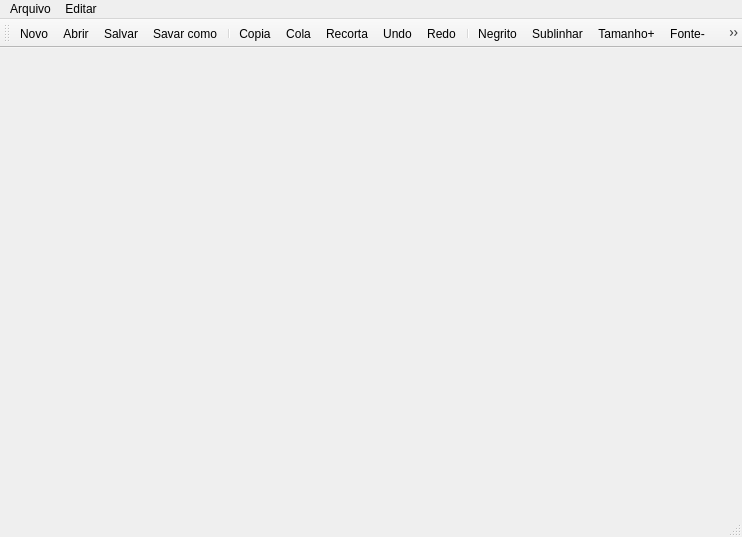
<?xml version="1.0" encoding="UTF-8"?>
<ui version="4.0">
 <class>Editor</class>
 <widget class="QMainWindow" name="Editor">
  <property name="geometry">
   <rect>
    <x>0</x>
    <y>0</y>
    <width>742</width>
    <height>537</height>
   </rect>
  </property>
  <property name="windowTitle">
   <string>Editor</string>
  </property>
  <widget class="QWidget" name="centralWidget">
   <layout class="QVBoxLayout" name="verticalLayout">
    <item>
     <widget class="QTabWidget" name="tabWidget">
      <property name="documentMode">
       <bool>true</bool>
      </property>
      <property name="tabsClosable">
       <bool>true</bool>
      </property>
     </widget>
    </item>
   </layout>
  </widget>
  <widget class="QMenuBar" name="menuBar">
   <property name="geometry">
    <rect>
     <x>0</x>
     <y>0</y>
     <width>742</width>
     <height>20</height>
    </rect>
   </property>
   <widget class="QMenu" name="menuPrograma">
    <property name="title">
     <string>Arquivo</string>
    </property>
    <addaction name="actionNovo"/>
    <addaction name="actionAbrir"/>
    <addaction name="actionSalvar"/>
    <addaction name="actionSavar_como"/>
    <addaction name="actionFechar"/>
   </widget>
   <widget class="QMenu" name="menuEditar">
    <property name="title">
     <string>Editar</string>
    </property>
    <addaction name="action_Negrito"/>
    <addaction name="actionSublinhar"/>
    <addaction name="action_Italico"/>
    <addaction name="actionFonte"/>
    <addaction name="actionTamanho"/>
   </widget>
   <addaction name="menuPrograma"/>
   <addaction name="menuEditar"/>
  </widget>
  <widget class="QToolBar" name="mainToolBar">
   <attribute name="toolBarArea">
    <enum>TopToolBarArea</enum>
   </attribute>
   <attribute name="toolBarBreak">
    <bool>false</bool>
   </attribute>
   <addaction name="actionNovo"/>
   <addaction name="actionAbrir"/>
   <addaction name="actionSalvar"/>
   <addaction name="actionSavar_como"/>
   <addaction name="separator"/>
   <addaction name="actionCopia"/>
   <addaction name="actionCola"/>
   <addaction name="actionRecorta"/>
   <addaction name="actionUndo"/>
   <addaction name="actionRedo"/>
   <addaction name="separator"/>
   <addaction name="action_Negrito"/>
   <addaction name="actionSublinhar"/>
   <addaction name="actionTamanho"/>
   <addaction name="actionFonte"/>
   <addaction name="action_Italico"/>
  </widget>
  <widget class="QStatusBar" name="statusBar"/>
  <action name="actionAbrir">
   <property name="icon">
    <iconset resource="recursos.qrc">
     <normaloff>:/recursos/6098_32x32.png</normaloff>:/recursos/6098_32x32.png</iconset>
   </property>
   <property name="text">
    <string>&amp;Abrir</string>
   </property>
  </action>
  <action name="actionSalvar">
   <property name="icon">
    <iconset resource="recursos.qrc">
     <normaloff>:/recursos/1295_64x64.png</normaloff>:/recursos/1295_64x64.png</iconset>
   </property>
   <property name="text">
    <string>Sal&amp;var</string>
   </property>
  </action>
  <action name="actionFechar">
   <property name="icon">
    <iconset resource="recursos.qrc">
     <normaloff>:/recursos/7660_64x64.png</normaloff>:/recursos/7660_64x64.png</iconset>
   </property>
   <property name="text">
    <string>Fechar</string>
   </property>
  </action>
  <action name="actionSair">
   <property name="icon">
    <iconset resource="recursos.qrc">
     <normaloff>:/recursos/cloud_64x64.png</normaloff>:/recursos/cloud_64x64.png</iconset>
   </property>
   <property name="text">
    <string>Sair</string>
   </property>
  </action>
  <action name="action_Negrito">
   <property name="icon">
    <iconset resource="recursos.qrc">
     <normaloff>:/recursos/Text-Formatting-Bold-icon.png</normaloff>:/recursos/Text-Formatting-Bold-icon.png</iconset>
   </property>
   <property name="text">
    <string>&amp;Negrito</string>
   </property>
   <property name="toolTip">
    <string>negrito</string>
   </property>
  </action>
  <action name="actionSublinhar">
   <property name="icon">
    <iconset resource="recursos.qrc">
     <normaloff>:/recursos/Actions-format-text-underline-icon.png</normaloff>:/recursos/Actions-format-text-underline-icon.png</iconset>
   </property>
   <property name="text">
    <string>Sublinhar</string>
   </property>
   <property name="toolTip">
    <string>Sublinhar</string>
   </property>
  </action>
  <action name="actionTamanho">
   <property name="icon">
    <iconset resource="recursos.qrc">
     <normaloff>:/recursos/Text-Formatting-Increase-font-icon.png</normaloff>:/recursos/Text-Formatting-Increase-font-icon.png</iconset>
   </property>
   <property name="text">
    <string>Tamanho+</string>
   </property>
   <property name="toolTip">
    <string>Tamanho+</string>
   </property>
  </action>
  <action name="actionFonte">
   <property name="icon">
    <iconset resource="recursos.qrc">
     <normaloff>:/recursos/Text-Formatting-Decrease-font-icon.png</normaloff>:/recursos/Text-Formatting-Decrease-font-icon.png</iconset>
   </property>
   <property name="text">
    <string>Fonte-</string>
   </property>
   <property name="toolTip">
    <string>Fonte-</string>
   </property>
  </action>
  <action name="action_Italico">
   <property name="icon">
    <iconset resource="recursos.qrc">
     <normaloff>:/recursos/Text-itailc-icon.png</normaloff>:/recursos/Text-itailc-icon.png</iconset>
   </property>
   <property name="text">
    <string>$Italico</string>
   </property>
   <property name="toolTip">
    <string>Italico</string>
   </property>
  </action>
  <action name="actionNovo">
   <property name="icon">
    <iconset resource="recursos.qrc">
     <normaloff>:/recursos/File-Open-icon.png</normaloff>:/recursos/File-Open-icon.png</iconset>
   </property>
   <property name="text">
    <string>Novo</string>
   </property>
  </action>
  <action name="actionUndo">
   <property name="icon">
    <iconset resource="recursos.qrc">
     <normaloff>:/recursos/8454_64x64.png</normaloff>:/recursos/8454_64x64.png</iconset>
   </property>
   <property name="text">
    <string>Undo</string>
   </property>
   <property name="toolTip">
    <string>desfaz</string>
   </property>
  </action>
  <action name="actionRedo">
   <property name="icon">
    <iconset resource="recursos.qrc">
     <normaloff>:/recursos/8436_64x64.png</normaloff>:/recursos/8436_64x64.png</iconset>
   </property>
   <property name="text">
    <string>Redo</string>
   </property>
   <property name="toolTip">
    <string>Refaz</string>
   </property>
  </action>
  <action name="actionCopia">
   <property name="icon">
    <iconset resource="recursos.qrc">
     <normaloff>:/recursos/Actions-edit-copy-icon.png</normaloff>:/recursos/Actions-edit-copy-icon.png</iconset>
   </property>
   <property name="text">
    <string>Copia</string>
   </property>
   <property name="toolTip">
    <string>Copia</string>
   </property>
  </action>
  <action name="actionCola">
   <property name="icon">
    <iconset resource="recursos.qrc">
     <normaloff>:/recursos/past-file-icon.png</normaloff>:/recursos/past-file-icon.png</iconset>
   </property>
   <property name="text">
    <string>Cola</string>
   </property>
   <property name="toolTip">
    <string>Cola</string>
   </property>
  </action>
  <action name="actionRecorta">
   <property name="icon">
    <iconset resource="recursos.qrc">
     <normaloff>:/recursos/recorta_1925_64x64.png</normaloff>:/recursos/recorta_1925_64x64.png</iconset>
   </property>
   <property name="text">
    <string>Recorta</string>
   </property>
   <property name="toolTip">
    <string>Recorta</string>
   </property>
  </action>
  <action name="actionSavar_como">
   <property name="icon">
    <iconset resource="recursos.qrc">
     <normaloff>:/recursos/Actions-document-save-all-icon.png</normaloff>:/recursos/Actions-document-save-all-icon.png</iconset>
   </property>
   <property name="text">
    <string>Savar como</string>
   </property>
   <property name="toolTip">
    <string>Savar como</string>
   </property>
  </action>
 </widget>
 <layoutdefault spacing="6" margin="11"/>
 <resources>
  <include location="recursos.qrc"/>
 </resources>
 <connections/>
</ui>
